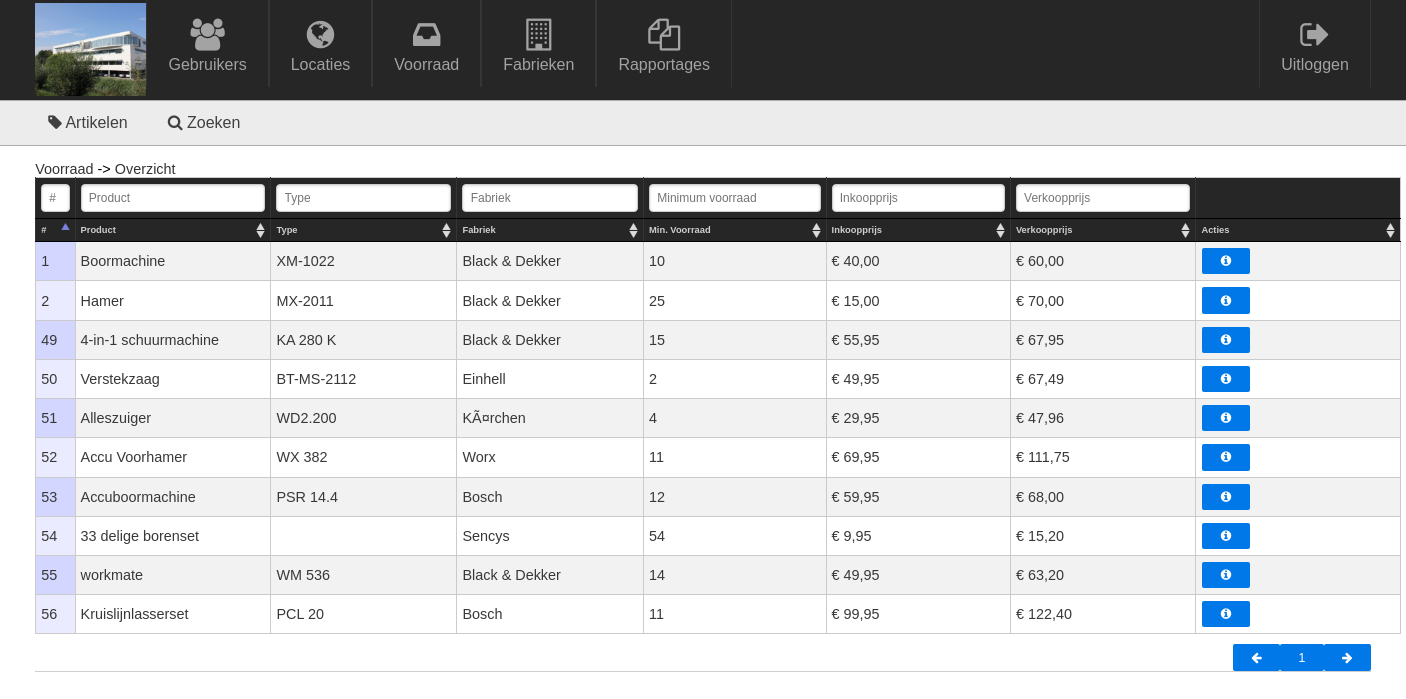
Page /admin/stock/overview.php on the committed database.
### tables this page shows
CREATE TABLE IF NOT EXISTS `products` (
  `id` int(11) NOT NULL AUTO_INCREMENT,
  `product` varchar(32) NOT NULL,
  `type` varchar(32) DEFAULT NULL,
  `factory_id` int(11) NOT NULL,
  `buy_price` decimal(11,2) NOT NULL,
  `sell_price` decimal(11,2) NOT NULL,
  `minimum_stock` int(11) NOT NULL,
  `deleted` int(11) NOT NULL DEFAULT '0',
  PRIMARY KEY (`id`),
  KEY `eerste` (`factory_id`)
);

CREATE TABLE IF NOT EXISTS `factories` (
  `id` int(11) NOT NULL AUTO_INCREMENT,
  `factory` varchar(32) NOT NULL,
  `phone` varchar(32) DEFAULT NULL,
  `deleted` int(11) NOT NULL DEFAULT '0',
  PRIMARY KEY (`id`)
);

### admin/functions/products.php (called while the page is built, shortened)
<?php
	function login_sql(){
		$link = mysqli_connect('localhost', 'root', '', 'toolsforever');
		if(!$link){
			die('Connect Error: ' . mysqli_connect_errno());
		}
		else{
			return $link;
		}
	}
	function get_all_products(){
		$db = login_sql();
		$sql = "
			SELECT
				`products`.*,
				`factories`.`factory`
			FROM
				`products`
			JOIN
				`factories`
			ON
				`products`.`factory_id` = `factories`.`id`
			WHERE NOT
				`products`.`deleted`
		";
		$query = mysqli_query($db,$sql);
		$data = array();
		while($row = mysqli_fetch_assoc($query)){
			$data[$row["id"]] = $row;
			$data[$row["id"]]["product"] = $row["product"];
		}
		return $data;
	}

### admin/stock/overview.php (the view, shortened to what this page needs)
<?php
	include("../base/header.php");
	require("../functions/products.php");
	$products = get_all_products();
?>
	<table class="pure-table pure-table-bordered pure-table-striped dataTable no-footer" id="datatable">
		<thead>
			<tr class="pure-form">
				<th class="column_id"><input data-column="0" class="datatable-filter" type="text" class="table-filter" name="search[]" placeholder="#" /></th>
				<th><input data-column="1" class="datatable-filter" type="text" class="table-filter" name="search[]" placeholder="Product" /></th>
				<th><input data-column="2" class="datatable-filter" type="text" class="table-filter" name="search[]" placeholder="Type" /></th>
				<th><input data-column="3" class="datatable-filter" type="text" class="table-filter" name="search[]" placeholder="Fabriek" /></th>
				<th><input data-column="4" class="datatable-filter" type="text" class="table-filter" name="search[]" placeholder="Minimum voorraad" /></th>
				<th><input data-column="5" class="datatable-filter" type="text" class="table-filter" name="search[]" placeholder="Inkoopprijs" /></th>
				<th><input data-column="6" class="datatable-filter" type="text" class="table-filter" name="search[]" placeholder="Verkoopprijs" /></th>
				<th class="table_actions"></th>
			</tr>
	        <tr class="table_legend">
	        	<th>#</th>
	            <th>Product</th>
	            <th>Type</th>
	            <th>Fabriek</th>
	            <th>Min. Voorraad</th>
	            <th>Inkoopprijs</th>
	            <th>Verkoopprijs</th>
	            <th>Acties</th>
	        </tr>
		</thead>
		<tbody>
			<?php foreach($products as $product): ?>
				<tr>
					<td><?= $product["id"]; ?></td>
					<td><?= $product["product"]; ?></td>
					<td><?= $product["type"]; ?></td>
					<td><?= $product["factory"]; ?></td>
					<td><?= number_format($product["minimum_stock"],0,",","."); ?></td>
					<td>&euro; <?= number_format($product["buy_price"],2,",","."); ?></td>
					<td>&euro; <?= number_format($product["sell_price"],2,",","."); ?></td>
					<td>
					 	<a href="details.php?id=<?= $product['id'] ?>" class="pure-button pure-button-primary pure-button-small but_user_index" title="Details">
			          		<i class="fa fa-info-circle"></i>
			        	</a>
					</td>
				</tr>
			<?php endforeach; ?>
		</tbody>
	</table>
<?php include("../base/footer.php"); ?>

### assets/css/pure-min.css (style rules this page uses)
html { font-size:100%;-ms-text-size-adjust:100%;-webkit-text-size-adjust:100% }
html,button,input,select,textarea { font-family:sans-serif }
body { margin:0 }
button,input,select,textarea { font-size:100%;margin:0;vertical-align:baseline;*vertical-align:middle }
button,input { line-height:normal }
table { border-collapse:collapse;border-spacing:0 }
.pure-button { display:inline-block;*display:inline;zoom:1;line-height:normal;white-space:nowrap;vertical-align:baseline;text-align:center;cursor:pointer;-webkit-user-drag:none;-webkit-user-select:none;-moz-user-select:none;-ms-user-select:none;user-select:none }
.pure-button { font-size:100%;*font-size:90%;*overflow:visible;padding:.5em 1.5em;color:#444;color:rgba(0,0,0,.8);*color:#444;border:1px solid #999;border:0 rgba(0,0,0,0);background-color:#E6E6E6;text-decoration:none;border-radius:2px;-webkit-transition:.1s linear -webkit-box-shadow;-moz-transition:.1s linear -moz-box-shadow;-ms-transition:.1s linear box-shadow;-o-transition:.1s linear box-shadow;transition:.1s linear box-shadow }
.pure-button-primary,.pure-button-selected,a.pure-button-primary,a.pure-button-selected { background-color:#0078e7;color:#fff }
.pure-form input[type=text],.pure-form input[type=password],.pure-form input[type=email],.pure-form input[type=url],.pure-form input[type=date],.pure-form input[type=month],.pure-form input[type=time],.pure-form input[type=datetime],.pure-form input[type=datetime-local],.pure-form input[type=week],.pure-form input[type=number],.pure-form input[type=search],.pure-form input[type=tel],.pure-form input[type=color],.pure-form select,.pure-form textarea { padding:.5em .6em;display:inline-block;border:1px solid #ccc;font-size:.8em;box-shadow:inset 0 1px 3px #ddd;border-radius:4px;-webkit-transition:.3s linear border;-moz-transition:.3s linear border;-ms-transition:.3s linear border;-o-transition:.3s linear border;transition:.3s linear border;-webkit-box-sizing:border-box;-moz-box-sizing:border-box;box-sizing:border-box }
.pure-table { border-collapse:collapse;border-spacing:0;empty-cells:show;border:1px solid #cbcbcb }
.pure-table td,.pure-table th { border-left:1px solid #cbcbcb;border-width:0 0 0 1px;font-size:inherit;margin:0;overflow:visible;padding:6px 12px }
.pure-table td:first-child,.pure-table th:first-child { border-left-width:0 }
.pure-table thead { background:#e0e0e0;color:#000;text-align:left;vertical-align:bottom }
.pure-table td { background-color:transparent }
.pure-table-striped tr:nth-child(2n-1) td { background-color:#f2f2f2 }
.pure-table-bordered td { border-bottom:1px solid #cbcbcb }
.pure-table-bordered tbody>tr:last-child td,.pure-table-horizontal tbody>tr:last-child td { border-bottom-width:0 }

### assets/css/global.css (style rules this page uses)
html { overflow-y: scroll; }
body { background: #ffffff; }
a { text-decoration: none; transition: color .1s ease-out; -moz-transition: color .1s ease-out; -webkit-transition: color .1s ease-out; outline: 0 none; color: #333333; }
.pure-button-small { font-size: 85%; }
#datatable { color: #383838; text-align: left; }
table { width: 100%; }
.datatable-filter { width: 100%; }
table.dataTable tr.odd td.sorting_1 { background-color: #F2F2F2; }
table.dataTable tr.even td.sorting_1 { background-color: rgba(0, 0, 0, 0); }
.pure-table thead { color: #A3A3A3; background: #262626; }
table.dataTable thead th { border-bottom: 0px; padding: 6px 18px 6px 10px; font-size: 0.85em; }
table.dataTable thead th, table.dataTable thead tr { border-left: 1px solid #353535; font-weight: 300; }
tr.pure-form input, tr.pure-form select, tr.pure-form option { font-size: 12px !important; }
th { text-align: left; }
.but_user_index { float: left; margin-left: 1px; }

### assets/css/style.css (style rules this page uses)
.content_inner input { width: 200px; }
.table_legend { color: white; }
.column_id { width: 30px; }
.column_id input { width: 30px; }
.table_actions { width: 15% !important; }
.table_legend { font-size: 11px; }
.table_legend th { padding:0px 0px 3px 5px; color: #cecece; border-left: 0px; }
.pure-table td, .pure-table th { padding: 6px 5px !important; }
#datatable thead tr th input { width: 100%; }

### rows in the picture
products: id "1", product "Boormachine", type "XM-1022", factory.factory "Black & Dekker", minimum_stock "10", buy_price "40,00", sell_price "60,00"
products: id "2", product "Hamer", type "MX-2011", factory.factory "Black & Dekker", minimum_stock "25", buy_price "15,00", sell_price "70,00"
products: id "49", product "4-in-1 schuurmachine", type "KA 280 K", factory.factory "Black & Dekker", minimum_stock "15", buy_price "55,95", sell_price "67,95"
products: id "50", product "Verstekzaag", type "BT-MS-2112", factory.factory "Einhell", minimum_stock "2", buy_price "49,95", sell_price "67,49"
products: id "51", product "Alleszuiger", type "WD2.200", factory.factory "KÃ¤rchen", minimum_stock "4", buy_price "29,95", sell_price "47,96"
products: id "52", product "Accu Voorhamer", type "WX 382", factory.factory "Worx", minimum_stock "11", buy_price "69,95", sell_price "111,75"
products: id "53", product "Accuboormachine", type "PSR 14.4", factory.factory "Bosch", minimum_stock "12", buy_price "59,95", sell_price "68,00"
products: id "54", product "33 delige borenset", factory.factory "Sencys", minimum_stock "54", buy_price "9,95", sell_price "15,20"
products: id "55", product "workmate", type "WM 536", factory.factory "Black & Dekker", minimum_stock "14", buy_price "49,95", sell_price "63,20"
products: id "56", product "Kruislijnlasserset", type "PCL 20", factory.factory "Bosch", minimum_stock "11", buy_price "99,95", sell_price "122,40"

### other values in the picture
$crumb["display"] "Voorraad"
$crumb["display"] "Overzicht"
